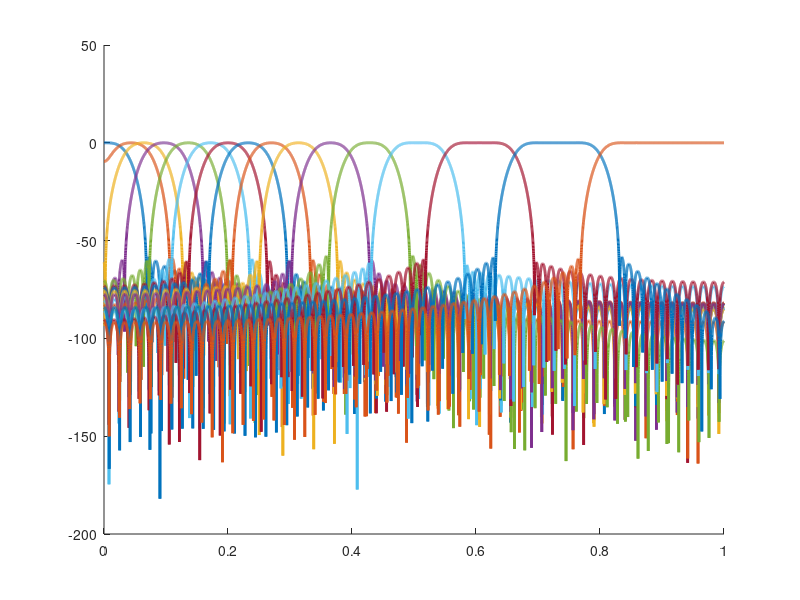

Here is the MATLAB script that generated this plot:
load("nonuniform500.mat");
hold on;
for i = 1:16
  plot(linspace(0,1,8192),20*log10(abs(all_hs(i,:))),'LineWidth',2);
end
hold off;